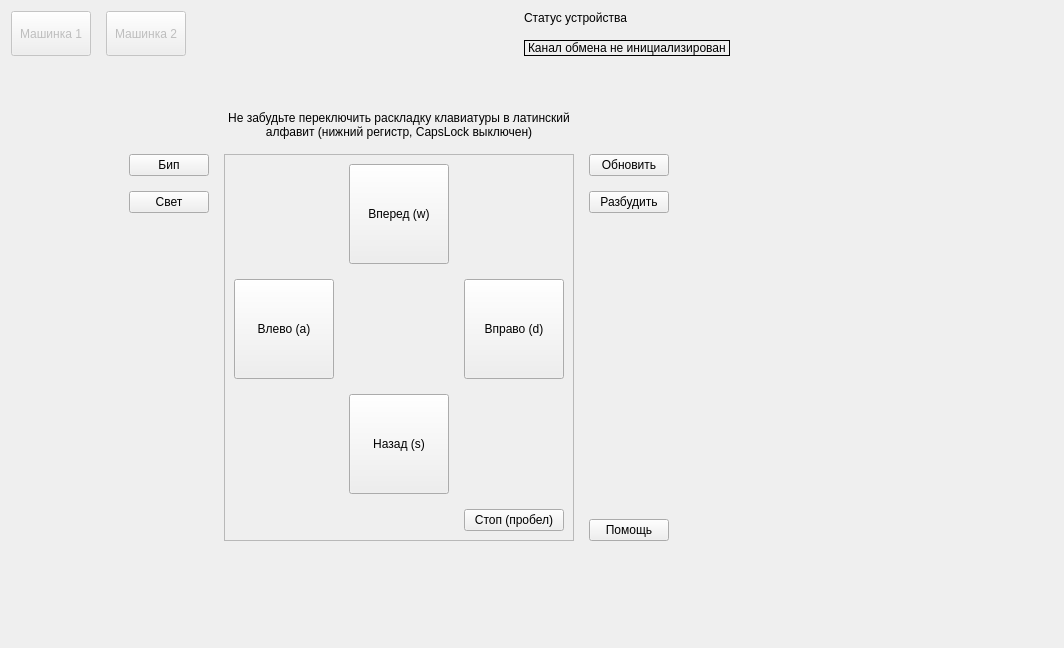
<?xml version="1.0" encoding="UTF-8"?>
<ui version="4.0">
 <class>ZigBeeMode</class>
 <widget class="QWidget" name="ZigBeeMode">
  <property name="geometry">
   <rect>
    <x>0</x>
    <y>0</y>
    <width>1064</width>
    <height>648</height>
   </rect>
  </property>
  <property name="sizePolicy">
   <sizepolicy hsizetype="Expanding" vsizetype="Expanding">
    <horstretch>0</horstretch>
    <verstretch>0</verstretch>
   </sizepolicy>
  </property>
  <property name="windowTitle">
   <string>Form</string>
  </property>
  <layout class="QVBoxLayout" name="verticalLayout">
   <property name="spacing">
    <number>15</number>
   </property>
   <item>
    <layout class="QHBoxLayout" name="deviceInfo">
     <property name="spacing">
      <number>15</number>
     </property>
     <item>
      <widget class="QPushButton" name="BCar_1">
       <property name="enabled">
        <bool>false</bool>
       </property>
       <property name="sizePolicy">
        <sizepolicy hsizetype="Minimum" vsizetype="Minimum">
         <horstretch>0</horstretch>
         <verstretch>0</verstretch>
        </sizepolicy>
       </property>
       <property name="font">
        <font>
         <weight>50</weight>
         <bold>false</bold>
        </font>
       </property>
       <property name="text">
        <string>Машинка 1</string>
       </property>
       <property name="checkable">
        <bool>true</bool>
       </property>
       <property name="flat">
        <bool>false</bool>
       </property>
      </widget>
     </item>
     <item>
      <widget class="QPushButton" name="BCar_2">
       <property name="enabled">
        <bool>false</bool>
       </property>
       <property name="sizePolicy">
        <sizepolicy hsizetype="Minimum" vsizetype="Minimum">
         <horstretch>0</horstretch>
         <verstretch>0</verstretch>
        </sizepolicy>
       </property>
       <property name="text">
        <string>Машинка 2</string>
       </property>
       <property name="checkable">
        <bool>true</bool>
       </property>
      </widget>
     </item>
     <item>
      <spacer name="horizontalSpacer_2">
       <property name="orientation">
        <enum>Qt::Horizontal</enum>
       </property>
       <property name="sizeType">
        <enum>QSizePolicy::Expanding</enum>
       </property>
       <property name="sizeHint" stdset="0">
        <size>
         <width>40</width>
         <height>20</height>
        </size>
       </property>
      </spacer>
     </item>
     <item>
      <layout class="QVBoxLayout" name="verticalLayout_6">
       <item>
        <widget class="QLabel" name="label_5">
         <property name="text">
          <string>Статус устройства</string>
         </property>
        </widget>
       </item>
       <item>
        <widget class="QLabel" name="LStatus">
         <property name="frameShape">
          <enum>QFrame::Box</enum>
         </property>
         <property name="text">
          <string>Канал обмена не инициализирован</string>
         </property>
        </widget>
       </item>
      </layout>
     </item>
     <item>
      <spacer name="horizontalSpacer">
       <property name="orientation">
        <enum>Qt::Horizontal</enum>
       </property>
       <property name="sizeHint" stdset="0">
        <size>
         <width>40</width>
         <height>20</height>
        </size>
       </property>
      </spacer>
     </item>
    </layout>
   </item>
   <item>
    <spacer name="verticalSpacer_2">
     <property name="orientation">
      <enum>Qt::Vertical</enum>
     </property>
     <property name="sizeType">
      <enum>QSizePolicy::Preferred</enum>
     </property>
     <property name="sizeHint" stdset="0">
      <size>
       <width>20</width>
       <height>40</height>
      </size>
     </property>
    </spacer>
   </item>
   <item>
    <layout class="QGridLayout" name="gridLayout_2">
     <item row="2" column="2">
      <spacer name="verticalSpacer_4">
       <property name="orientation">
        <enum>Qt::Vertical</enum>
       </property>
       <property name="sizeHint" stdset="0">
        <size>
         <width>20</width>
         <height>40</height>
        </size>
       </property>
      </spacer>
     </item>
     <item row="1" column="0">
      <spacer name="horizontalSpacer_4">
       <property name="orientation">
        <enum>Qt::Horizontal</enum>
       </property>
       <property name="sizeHint" stdset="0">
        <size>
         <width>40</width>
         <height>20</height>
        </size>
       </property>
      </spacer>
     </item>
     <item row="1" column="2">
      <layout class="QVBoxLayout" name="verticalLayout_2">
       <property name="spacing">
        <number>15</number>
       </property>
       <item>
        <widget class="QFrame" name="frame">
         <property name="sizePolicy">
          <sizepolicy hsizetype="Fixed" vsizetype="Fixed">
           <horstretch>0</horstretch>
           <verstretch>0</verstretch>
          </sizepolicy>
         </property>
         <property name="frameShape">
          <enum>QFrame::StyledPanel</enum>
         </property>
         <property name="frameShadow">
          <enum>QFrame::Raised</enum>
         </property>
         <layout class="QGridLayout" name="gridLayout">
          <property name="spacing">
           <number>15</number>
          </property>
          <item row="2" column="2">
           <widget class="QPushButton" name="BDown">
            <property name="sizePolicy">
             <sizepolicy hsizetype="Fixed" vsizetype="Fixed">
              <horstretch>0</horstretch>
              <verstretch>0</verstretch>
             </sizepolicy>
            </property>
            <property name="minimumSize">
             <size>
              <width>100</width>
              <height>100</height>
             </size>
            </property>
            <property name="text">
             <string>Назад (s)</string>
            </property>
           </widget>
          </item>
          <item row="1" column="0">
           <widget class="QPushButton" name="BLeft">
            <property name="sizePolicy">
             <sizepolicy hsizetype="Fixed" vsizetype="Fixed">
              <horstretch>0</horstretch>
              <verstretch>0</verstretch>
             </sizepolicy>
            </property>
            <property name="minimumSize">
             <size>
              <width>100</width>
              <height>100</height>
             </size>
            </property>
            <property name="text">
             <string>Влево (a)</string>
            </property>
           </widget>
          </item>
          <item row="3" column="4">
           <widget class="QPushButton" name="BStop">
            <property name="sizePolicy">
             <sizepolicy hsizetype="Preferred" vsizetype="Fixed">
              <horstretch>0</horstretch>
              <verstretch>0</verstretch>
             </sizepolicy>
            </property>
            <property name="minimumSize">
             <size>
              <width>100</width>
              <height>0</height>
             </size>
            </property>
            <property name="text">
             <string>Стоп (пробел)</string>
            </property>
            <property name="checkable">
             <bool>false</bool>
            </property>
           </widget>
          </item>
          <item row="0" column="2">
           <widget class="QPushButton" name="BUp">
            <property name="enabled">
             <bool>true</bool>
            </property>
            <property name="sizePolicy">
             <sizepolicy hsizetype="Fixed" vsizetype="Fixed">
              <horstretch>0</horstretch>
              <verstretch>0</verstretch>
             </sizepolicy>
            </property>
            <property name="minimumSize">
             <size>
              <width>100</width>
              <height>100</height>
             </size>
            </property>
            <property name="text">
             <string>Вперед (w)</string>
            </property>
           </widget>
          </item>
          <item row="1" column="4">
           <widget class="QPushButton" name="BRight">
            <property name="sizePolicy">
             <sizepolicy hsizetype="Fixed" vsizetype="Fixed">
              <horstretch>0</horstretch>
              <verstretch>0</verstretch>
             </sizepolicy>
            </property>
            <property name="minimumSize">
             <size>
              <width>100</width>
              <height>100</height>
             </size>
            </property>
            <property name="text">
             <string>Вправо (d)</string>
            </property>
           </widget>
          </item>
         </layout>
        </widget>
       </item>
      </layout>
     </item>
     <item row="1" column="3">
      <layout class="QVBoxLayout" name="verticalLayout_9">
       <property name="spacing">
        <number>15</number>
       </property>
       <item>
        <widget class="QPushButton" name="BUpdate">
         <property name="sizePolicy">
          <sizepolicy hsizetype="Fixed" vsizetype="Fixed">
           <horstretch>0</horstretch>
           <verstretch>0</verstretch>
          </sizepolicy>
         </property>
         <property name="text">
          <string>Обновить</string>
         </property>
        </widget>
       </item>
       <item>
        <widget class="QPushButton" name="BWakeUp">
         <property name="sizePolicy">
          <sizepolicy hsizetype="Fixed" vsizetype="Fixed">
           <horstretch>0</horstretch>
           <verstretch>0</verstretch>
          </sizepolicy>
         </property>
         <property name="text">
          <string>Разбудить</string>
         </property>
        </widget>
       </item>
       <item>
        <spacer name="verticalSpacer_3">
         <property name="orientation">
          <enum>Qt::Vertical</enum>
         </property>
         <property name="sizeHint" stdset="0">
          <size>
           <width>20</width>
           <height>40</height>
          </size>
         </property>
        </spacer>
       </item>
       <item>
        <widget class="QPushButton" name="BHelp">
         <property name="sizePolicy">
          <sizepolicy hsizetype="Fixed" vsizetype="Fixed">
           <horstretch>0</horstretch>
           <verstretch>0</verstretch>
          </sizepolicy>
         </property>
         <property name="text">
          <string>Помощь</string>
         </property>
        </widget>
       </item>
      </layout>
     </item>
     <item row="1" column="5">
      <widget class="QLabel" name="label_logo_start">
       <property name="sizePolicy">
        <sizepolicy hsizetype="Expanding" vsizetype="Expanding">
         <horstretch>0</horstretch>
         <verstretch>0</verstretch>
        </sizepolicy>
       </property>
       <property name="minimumSize">
        <size>
         <width>251</width>
         <height>291</height>
        </size>
       </property>
       <property name="text">
        <string/>
       </property>
       <property name="pixmap">
        <pixmap resource="../res.qrc">:/image/image/umki_logo_m.png</pixmap>
       </property>
       <property name="scaledContents">
        <bool>false</bool>
       </property>
      </widget>
     </item>
     <item row="0" column="2">
      <widget class="QLabel" name="label_4">
       <property name="sizePolicy">
        <sizepolicy hsizetype="Preferred" vsizetype="Preferred">
         <horstretch>0</horstretch>
         <verstretch>0</verstretch>
        </sizepolicy>
       </property>
       <property name="text">
        <string>Не забудьте переключить раскладку клавиатуры в латинский алфавит (нижний регистр, CapsLock выключен)</string>
       </property>
       <property name="textFormat">
        <enum>Qt::AutoText</enum>
       </property>
       <property name="alignment">
        <set>Qt::AlignCenter</set>
       </property>
       <property name="wordWrap">
        <bool>true</bool>
       </property>
      </widget>
     </item>
     <item row="1" column="1">
      <layout class="QVBoxLayout" name="verticalLayout_7">
       <property name="spacing">
        <number>15</number>
       </property>
       <item>
        <widget class="QPushButton" name="BBell">
         <property name="sizePolicy">
          <sizepolicy hsizetype="Fixed" vsizetype="Fixed">
           <horstretch>0</horstretch>
           <verstretch>0</verstretch>
          </sizepolicy>
         </property>
         <property name="text">
          <string>Бип</string>
         </property>
        </widget>
       </item>
       <item>
        <widget class="QPushButton" name="BLight">
         <property name="sizePolicy">
          <sizepolicy hsizetype="Fixed" vsizetype="Fixed">
           <horstretch>0</horstretch>
           <verstretch>0</verstretch>
          </sizepolicy>
         </property>
         <property name="text">
          <string>Свет</string>
         </property>
        </widget>
       </item>
       <item>
        <spacer name="verticalSpacer">
         <property name="orientation">
          <enum>Qt::Vertical</enum>
         </property>
         <property name="sizeHint" stdset="0">
          <size>
           <width>20</width>
           <height>40</height>
          </size>
         </property>
        </spacer>
       </item>
      </layout>
     </item>
     <item row="1" column="4">
      <spacer name="horizontalSpacer_3">
       <property name="orientation">
        <enum>Qt::Horizontal</enum>
       </property>
       <property name="sizeHint" stdset="0">
        <size>
         <width>40</width>
         <height>20</height>
        </size>
       </property>
      </spacer>
     </item>
    </layout>
   </item>
   <item>
    <spacer name="verticalSpacer_6">
     <property name="orientation">
      <enum>Qt::Vertical</enum>
     </property>
     <property name="sizeType">
      <enum>QSizePolicy::Preferred</enum>
     </property>
     <property name="sizeHint" stdset="0">
      <size>
       <width>20</width>
       <height>40</height>
      </size>
     </property>
    </spacer>
   </item>
  </layout>
 </widget>
 <resources>
  <include location="../res.qrc"/>
 </resources>
 <connections/>
</ui>
